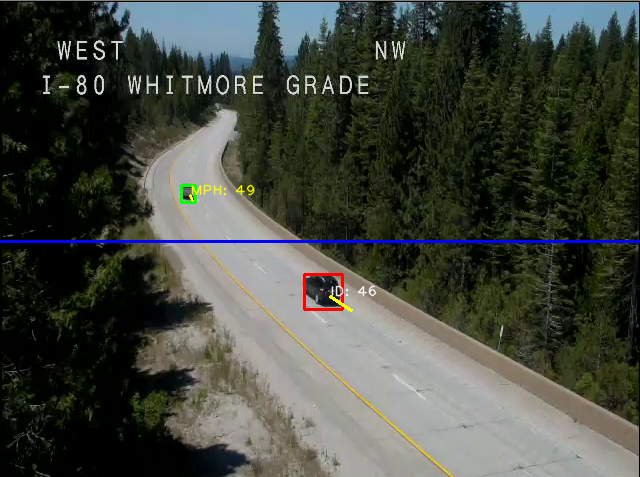
#> input picture images/example.png, 640 x 477 px, given in place of the camera
$ python main.py   (older library calls are emulated)
#> lines starting #> are read from the running program, lines starting #| are printed output that depends on the picture; after the words box and inside, x2 and y2 are one past the last pixel; in counts of white or black regions, pixels touching at a corner belong together
### tracker.py
# Import python libraries
import numpy as np
from kalman_filter import KalmanFilter
from scipy.optimize import linear_sum_assignment
from datetime import datetime

class Track(object):
    """Track class for every object to be tracked
    Attributes:
        None
    """

    def __init__(self, prediction, trackIdCount):
        """Initialize variables used by Track class
        Args:
            prediction: predicted centroids of object to be tracked
            trackIdCount: identification of each track object
        Return:
            None
        """
        self.track_id = trackIdCount  # identification of each track object
        self.KF = KalmanFilter()  # KF instance to track this object
        self.prediction = np.asarray(prediction)  # predicted centroids (x,y)
        self.skipped_frames = 0  # number of frames skipped undetected
        self.trace = []  # trace path
        self.start_time = datetime.utcnow()
        self.passed = False


class Tracker(object):
    """Tracker class that updates track vectors of object tracked
    Attributes:
        None
    """

    def __init__(self, dist_thresh, max_frames_to_skip, max_trace_length,
                 trackIdCount):
        """Initialize variable used by Tracker class
        Args:
            dist_thresh: distance threshold. When exceeds the threshold,
                         track will be deleted and new track is created
            max_frames_to_skip: maximum allowed frames to be skipped for
                                the track object undetected
            max_trace_lenght: trace path history length
            trackIdCount: identification of each track object
        Return:
            None
        """
        self.dist_thresh = dist_thresh
        self.max_frames_to_skip = max_frames_to_skip
        self.max_trace_length = max_trace_length
        self.tracks = []
        self.trackIdCount = trackIdCount

    def update(self, detections):
        """Update tracks vector using following steps:
            - Create tracks if no tracks vector found
            - Calculate cost using sum of square distance
              between predicted vs detected centroids
            - Using Hungarian Algorithm assign the correct
              detected measurements to predicted tracks
              https://en.wikipedia.org/wiki/Hungarian_algorithm
            - Identify tracks with no assignment, if any
            - If tracks are not detected for long time, remove them
            - Now look for un_assigned detects
            - Start new tracks
            - Update KalmanFilter state, lastResults and tracks trace
        Args:
            detections: detected centroids of object to be tracked
        Return:
            None
        """

        # Create tracks if no tracks vector found
        if len(self.tracks) == 0:
            for i in range(len(detections)):
                track = Track(detections[i], self.trackIdCount)
                self.trackIdCount += 1
                self.tracks.append(track)

        # Calculate cost using sum of square distance between
        # predicted vs detected centroids
        N = len(self.tracks)
        M = len(detections)
        cost = np.zeros(shape=(N, M))   # Cost matrix
        for i in range(len(self.tracks)):
            for j in range(len(detections)):
                try:
                    diff = self.tracks[i].prediction - detections[j]
                    distance = np.sqrt(diff[0]*diff[0] +
                                       diff[1]*diff[1])
                    cost[i][j] = distance
                except:
                    pass

        # Let's average the squared ERROR
        cost = (0.5) * cost
        # Using Hungarian Algorithm assign the correct detected measurements
        # to predicted tracks
        assignment = [-1 for _ in range(N)]
        # for _ in range(N):
        #     assignment.append(-1)
        row_ind, col_ind = linear_sum_assignment(cost)
        for i in range(len(row_ind)):
            assignment[row_ind[i]] = col_ind[i]

        # Identify tracks with no assignment, if any
        un_assigned_tracks = []
        for i in range(len(assignment)):
            if assignment[i] != -1:
                # check for cost distance threshold.
                # If cost is very high then un_assign (delete) the track
                if cost[i][assignment[i]] > self.dist_thresh:
                    assignment[i] = -1
                    un_assigned_tracks.append(i)
                pass
            else:
                self.tracks[i].skipped_frames += 1

        # If tracks are not detected for long time, remove them
        del_tracks = [i for i in range(len(self.tracks)) if self.tracks[i].skipped_frames > self.max_frames_to_skip]
        # for i in range(len(self.tracks)):
        #     if self.tracks[i].skipped_frames > self.max_frames_to_skip:
        #         del_tracks.append(i)
        if len(del_tracks) > 0:  # only when skipped frame exceeds max
            for id in del_tracks:
                if id < len(self.tracks):
                    del self.tracks[id]
                    del assignment[id]
                else:
                    print("ERROR: id is greater than length of tracks")

        # Now look for un_assigned detects
        un_assigned_detects = [i for i in range(len(detections)) if i not in assignment]
        # for i in range(len(detections)):
        #         if i not in assignment:
        #             un_assigned_detects.append(i)

        # Start new tracks
        if len(un_assigned_detects) != 0:
            for i in range(len(un_assigned_detects)):
                track = Track(detections[un_assigned_detects[i]],
                              self.trackIdCount)
                self.trackIdCount += 1
                self.tracks.append(track)

        # Update KalmanFilter state, lastResults and tracks trace
        for i in range(len(assignment)):
            self.tracks[i].KF.predict()

            if assignment[i] != -1:
                self.tracks[i].skipped_frames = 0
                self.tracks[i].prediction = self.tracks[i].KF.correct(
                                            detections[assignment[i]], 1)
            else:
                self.tracks[i].prediction = self.tracks[i].KF.correct(
                                            np.array([[0], [0]]), 0)

            if len(self.tracks[i].trace) > self.max_trace_length:
                for j in range(len(self.tracks[i].trace) -
                               self.max_trace_length):
                    del self.tracks[i].trace[j]

            self.tracks[i].trace.append(self.tracks[i].prediction)
            self.tracks[i].KF.lastResult = self.tracks[i].prediction

### kalman_filter.py
# Import python libraries
import numpy as np


class KalmanFilter(object):

    def __init__(self):
        """Initialize variable used by Kalman Filter class
        Args:
            None
        Return:
            None
        """
        self.dt = 0.005  # delta time

        self.A = np.array([[1, 0], [0, 1]])  # matrix in observation equations
        self.u = np.zeros((2, 1))  # previous state vector

        # (x,y) tracking object center
        self.b = np.array([[0], [255]])  # vector of observations

        self.P = np.diag((3.0, 3.0))  # covariance matrix
        self.F = np.array([[1.0, self.dt], [0.0, 1.0]])  # state transition mat

        self.Q = np.eye(self.u.shape[0])  # process noise matrix
        self.R = np.eye(self.b.shape[0])  # observation noise matrix
        self.lastResult = np.array([[0], [255]])

    def predict(self):
        """Predict state vector u and variance of uncertainty P (covariance).
            where,
            u: previous state vector
            P: previous covariance matrix
            F: state transition matrix
            Q: process noise matrix
        Equations:
            u'_{k|k-1} = Fu'_{k-1|k-1}
            P_{k|k-1} = FP_{k-1|k-1} F.T + Q
            where,
                F.T is F transpose
        Args:
            None
        Return:
            vector of predicted state estimate
        """
        # Predicted state estimate
        self.u = np.round(np.dot(self.F, self.u))
        # Predicted estimate covariance
        self.P = np.dot(self.F, np.dot(self.P, self.F.T)) + self.Q
        self.lastResult = self.u  # same last predicted result
        return self.u

    def correct(self, b, flag):
        """Correct or update state vector u and variance of uncertainty P (covariance).
        where,
        u: predicted state vector u
        A: matrix in observation equations
        b: vector of observations
        P: predicted covariance matrix
        Q: process noise matrix
        R: observation noise matrix
        Equations:
            C = AP_{k|k-1} A.T + R
            K_{k} = P_{k|k-1} A.T(C.Inv)
            u'_{k|k} = u'_{k|k-1} + K_{k}(b_{k} - Au'_{k|k-1})
            P_{k|k} = P_{k|k-1} - K_{k}(CK.T)
            where,
                A.T is A transpose
                C.Inv is C inverse
        Args:
            b: vector of observations
            flag: if "true" prediction result will be updated else detection
        Return:
            predicted state vector u
        """

        if not flag:  # update using prediction
            self.b = self.lastResult
        else:  # update using detection
            self.b = b
        C = np.dot(self.A, np.dot(self.P, self.A.T)) + self.R
        K = np.dot(self.P, np.dot(self.A.T, np.linalg.inv(C)))

        self.u = np.round(self.u + np.dot(K, (self.b - np.dot(self.A,
                                                              self.u))))
        self.P = self.P - np.dot(K, np.dot(C, K.T))
        self.lastResult = self.u
        return self.u

### main.py
import cv2
import numpy as np
import time
import copy
import os
import glob
import multiprocessing as mpr
from datetime import datetime

from kalman_filter import KalmanFilter
from tracker import Tracker


if __name__ == '__main__':
    FPS = 100
    '''
        Distance to line in road: ~0.025 miles
        Distance to line in road: ~40.2336
    '''
    ROAD_DIST = 0.025

    '''
        Speed limit of urban freeways in India (50-65 KMH)
    '''
    HIGHWAY_SPEED_LIMIT = 25

    # Initial background subtractor and text font
    fgbg = cv2.createBackgroundSubtractorMOG2()
    font = cv2.FONT_HERSHEY_PLAIN

    centers = []

    # y-cooridinate for speed detection line
    Y_THRESH = 240

    blob_min_width_far = 6
    blob_min_height_far = 6

    blob_min_width_near = 18
    blob_min_height_near = 18

    frame_start_time = None

    # Create object tracker
    tracker = Tracker(80, 3, 2, 1)

    # Capture livestream
    cap = cv2.VideoCapture (0)

    while True:
        centers = []
        frame_start_time = datetime.utcnow()
        ret, frame = cap.read()
#> frame is the input picture: shape (477, 640, 3); mean B, G, R 62.9, 71.3, 67.5

        orig_frame = copy.copy(frame)

        #  Draw line used for speed detection
        cv2.line(frame,(0, Y_THRESH),(2000, Y_THRESH),(255,0,0),2)
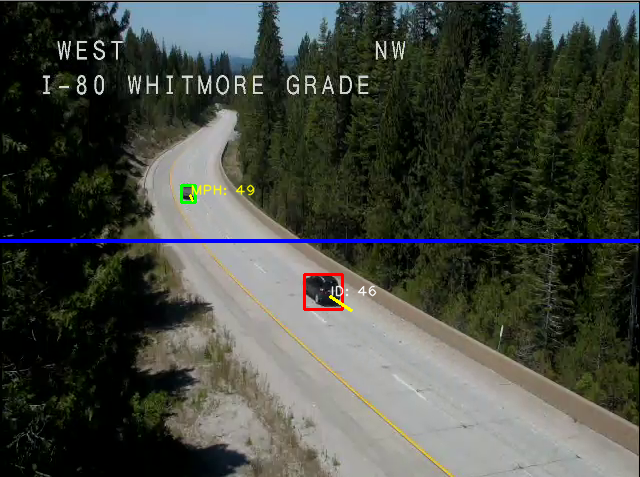
#> frame: shape (477, 640, 3); 0.21% of pixels changed, all inside (x1, y1, x2, y2) = (0, 239, 640, 240)


        # Convert frame to grayscale and perform background subtraction
        gray = cv2.cvtColor (frame, cv2.COLOR_BGR2GRAY)
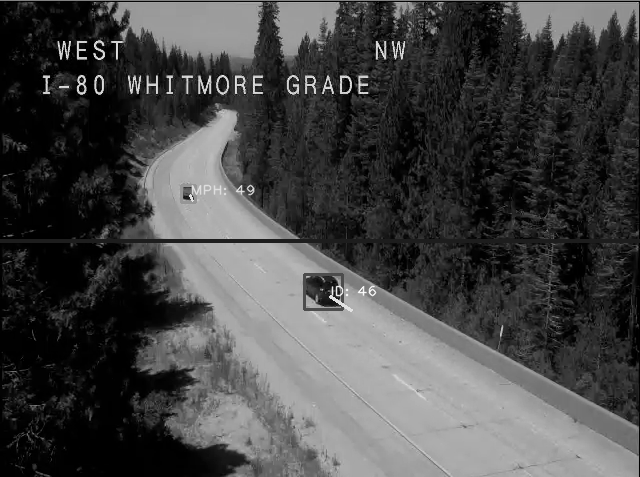
#> gray: shape (477, 640); min 0, max 254, mean 69.2
        fgmask = fgbg.apply (gray)
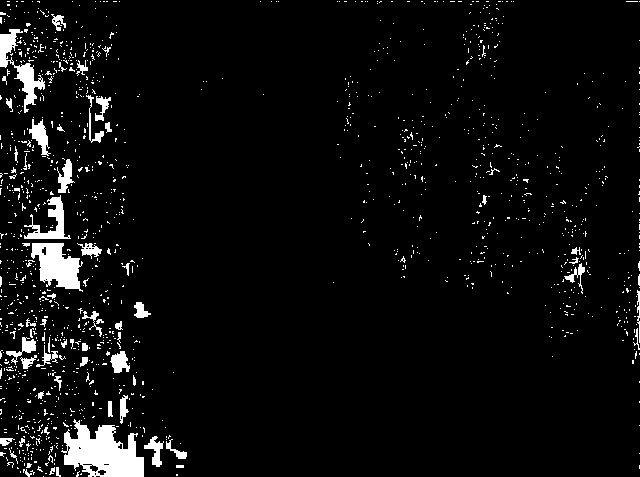
#> fgmask: shape (477, 640); values 127 (black) and 255 (white), 4.8% white; 1409 white regions (1344 under 20 px), largest, box (x1, y1, x2, y2) and area: (61, 419, 144, 477) 2949, (31, 243, 83, 292) 1517, (0, 29, 45, 113) 1075

        # Perform some Morphological operations to remove noise
        kernel = np.ones((4,4),np.uint8)
        kernel_dilate = np.ones((5,5),np.uint8)
        opening = cv2.morphologyEx(fgmask, cv2.MORPH_OPEN, kernel)
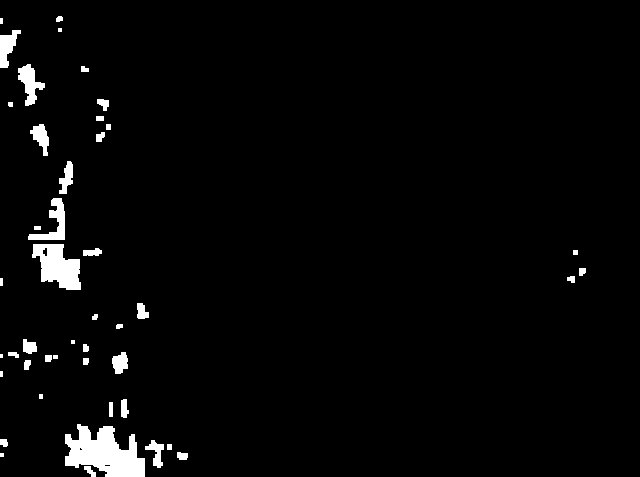
#> opening: shape (477, 640); values 127 (black) and 255 (white), 2.8% white; 45 white regions (6 under 20 px), largest, box (x1, y1, x2, y2) and area: (65, 424, 145, 477) 2688, (32, 244, 81, 290) 1454, (28, 198, 65, 240) 599
        dilation = cv2.morphologyEx(opening, cv2.MORPH_OPEN, kernel_dilate)
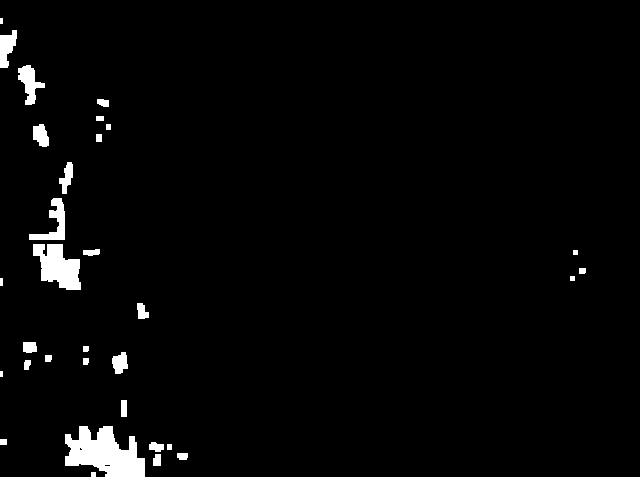
#> dilation: shape (477, 640); values 127 (black) and 255 (white), 2.5% white; 32 white regions (2 under 20 px), largest, box (x1, y1, x2, y2) and area: (65, 426, 145, 477) 2649, (33, 244, 81, 290) 1424, (29, 198, 65, 240) 595

        _, contours, hierarchy = cv2.findContours(dilation, cv2.RETR_EXTERNAL, cv2.CHAIN_APPROX_SIMPLE)
#> contours = [[[0, 0], [0, 476], [639, 476], [639, 0]]]

        # Find centers of all detected objects
        for cnt in contours:
            x, y, w, h = cv2.boundingRect(cnt)

            if y > Y_THRESH:
                if w >= blob_min_width_near and h >= blob_min_height_near:
                    center = np.array ([[x+w/2], [y+h/2]])
                    centers.append(np.round(center))

                    cv2.rectangle(frame, (x, y), (x+w, y+h), (0, 0, 255), 2)
            else:
                if w >= blob_min_width_far and h >= blob_min_height_far:
                    center = np.array ([[x+w/2], [y+h/2]])
                    centers.append(np.round(center))

                    cv2.rectangle(frame, (x, y), (x+w, y+h), (0, 255, 0), 2)
#> this loop made 1 pass
#> (cnt, x, y, w, h, center) on pass 1: ([[0, 0], [0, 476], [639, 476], [639, 0]], 0, 0, 640, 477, [320, 238.5])
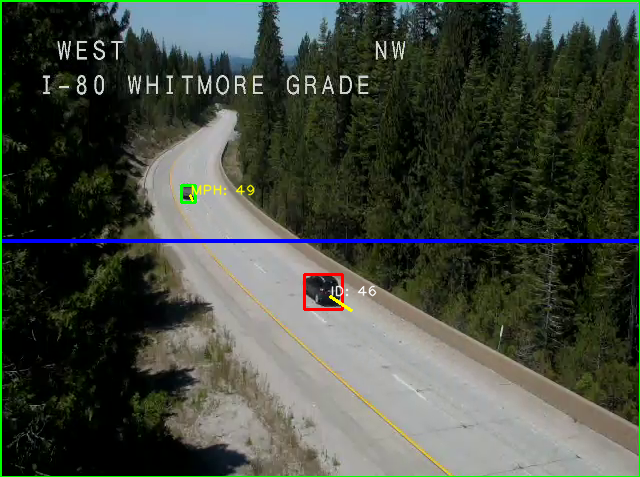
#> frame: shape (477, 640, 3); 1.09% of pixels changed, all inside (x1, y1, x2, y2) = (0, 0, 640, 477)
#> after the loop, centers = [[320, 238]]

        if centers:
            tracker.update(centers)
#> the loop in update, `for i in range(len(detections)):` made 1 pass
#> after the loop in update, `for i in range(len(detections)):`: self.trackIdCount = 2; self.tracks = 1 item
#> in update, `N = len(self.tracks)`: N = 1
#> in update, `cost = np.zeros(shape=(N, M))`: cost = [0]
#> the loop in update, `for i in range(len(self.tracks)):` made 1 pass
#> in update, `assignment = [-1 for _ in range(N)]`: assignment = [-1]
#> in update, `row_ind, col_ind = linear_sum_assignment(cost)`: row_ind = [0]
#> the loop in update, `for i in range(len(row_ind)):` made 1 pass
#> the loop in update, `for i in range(len(assignment)):` made 1 pass
#> after the loop in update, `for i in range(len(assignment)):`: un_assigned_tracks = []
#> the loop in update, `for i in range(len(assignment)):` made 1 pass

            for vehicle in tracker.tracks:
                if len(vehicle.trace) > 1:
                    for j in range(len(vehicle.trace)-1):
                        # Draw trace line
                        x1 = vehicle.trace[j][0][0]
                        y1 = vehicle.trace[j][1][0]
                        x2 = vehicle.trace[j+1][0][0]
                        y2 = vehicle.trace[j+1][1][0]

                        cv2.line(frame, (int(x1), int(y1)), (int(x2), int(y2)), (0, 255, 255), 2)

                    try:
                        '''
                            TODO: account for load lag
                        '''

                        trace_i = len(vehicle.trace) - 1

                        trace_x = vehicle.trace[trace_i][0][0]
                        trace_y = vehicle.trace[trace_i][1][0]

                        # Check if tracked object has reached the speed detection line
                        if trace_y <= Y_THRESH + 5 and trace_y >= Y_THRESH - 5 and not vehicle.passed:
                            cv2.putText(frame, 'I PASSED!', (int(trace_x), int(trace_y)), font, 1, (0, 255, 255), 1, cv2.LINE_AA)
                            vehicle.passed = True

                            load_lag = (datetime.utcnow() - frame_start_time).total_seconds()

                            time_dur = (datetime.utcnow() - vehicle.start_time).total_seconds() - load_lag
                            time_dur /= 60
                            time_dur /= 60


                            vehicle.mph = (ROAD_DIST / time_dur)

                            # If calculated speed exceeds speed limit, save an image of speeding car
                            if vehicle.mph > HIGHWAY_SPEED_LIMIT:
                                print ('UH OH, SPEEDING!')
                                cv2.circle(orig_frame, (int(trace_x), int(trace_y)+1), 20, (0, 0, 255), 2)
                                cv2.putText(orig_frame, 'MPH: %s' % int(vehicle.mph), (int(trace_x), int(trace_y)), font, 3, (0, 0, 255), 1, cv2.LINE_AA)
                                cv2.imwrite('speeding_%s.png' % vehicle.track_id, orig_frame)
                                print ('FILE SAVED!')


                        if vehicle.passed:
                            # Display speed if available
                            cv2.putText(frame, 'MPH: %s' % int(vehicle.mph), (int(trace_x), int(trace_y)+1), font, 2, (0, 255, 255), 1, cv2.LINE_AA)
                        else:
                            # Otherwise, just show tracking id
                            cv2.putText(frame, 'ID: '+ str(vehicle.track_id), (int(trace_x), int(trace_y)), font, 1, (255, 255, 255), 1, cv2.LINE_AA)
                    except:
                        pass
#> this loop made 1 pass
#> after the loop, vehicle.passed = False


        # Display all images
        cv2.imshow ('original', frame)
        #cv2.imshow ('opening/dilation', dilation)
        cv2.imshow ('background subtraction', fgmask)

        # Quit when escape key pressed
        if cv2.waitKey(5) == 27:
#> (key Esc is pressed here)
            break

        # Sleep to keep video speed consistent
        time.sleep(1.0 / FPS)

    # Clean up
    cap.release()
    cv2.destroyAllWindows()

    # remove all speeding_*.png images created in runtime
    #for file in glob.glob('images/speeding_*.png'):
        #os.remove(file)
